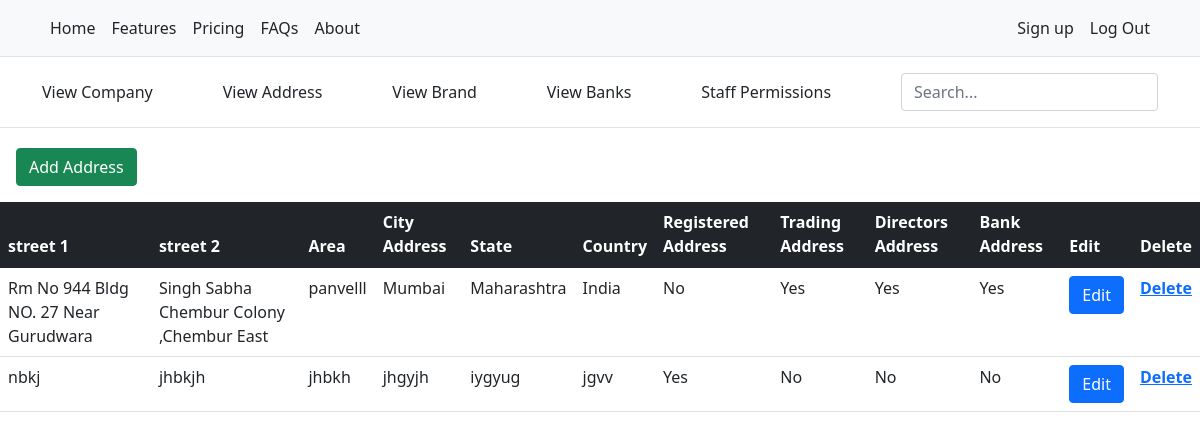
Screenshot of /address (signed in) with the database file from the repository.
### Business_Admin/models.py (models this page shows, shortened)
class Address(models.Model):
    user = models.ForeignKey('auth.user', on_delete=models.CASCADE, blank=True, null=True)
    street1 = models.CharField(max_length=200, help_text='Enter street address 1')
    street2 = models.CharField(max_length=200, blank=True, help_text='Enter street address 2')
    area = models.CharField(max_length=200, blank=True, help_text='Enter area')
    city = models.CharField(max_length=200, help_text='Enter city')
    state = models.CharField(max_length=200, help_text='Enter state')
    country = models.CharField(max_length=200, help_text='Enter country')
    registered_address = models.BooleanField(help_text='Click to select as registered address')
    trading_address = models.BooleanField(help_text='Click to select as trading address')
    directors_address = models.BooleanField(help_text='Click to select as director address')
    my_bank_address = models.BooleanField(help_text='Click to select as Bank address', blank=True, default=False)

### Business_Admin/views.py (the view, shortened to what this page needs)
# urls.py: path('address', login_required(AddressView.as_view()), name='address_view'),
class AddressView(View):
    def get(self, request):
        data = {'address':Address.objects.filter(user=request.user)}
        return render(request, 'business_admin/address.html', data)

### templates/business_admin/address.html (shortened to what this page needs)
{% extends 'base/base.html' %}{% load static %}{% block title %}Address{% endblock %} {% block stylesheets %}{% endblock %} {% block container %} {% include 'business_admin/header2.html' %}
<div>
    <a href="/" class="btn btn-success m-3">Add Address</a>
</div>
<div>
    <table class="table">
        <thead class="table-dark">
            <tr>
                <th>street 1</th>
                <th>street 2</th>
                <th>Area</th>
                <th>City Address</th>
                <th>State</th>
                <th>Country</th>
                <th>Registered Address</th>
                <th>Trading Address</th>
                <th>Directors Address</th>
                <th>Bank Address</th>
                <th>Edit</th>
                <th>Delete</th>
            </tr>
        </thead>
        <tbody>
            {% for i in address %}
            <tr>
                <td>{{i.street1}}</td>
                <td>{{i.street2}}</td>
                <td>{{i.area}}</td>
                <td>{{i.city}}</td>
                <td>{{i.state}}</td>
                <td>{{i.country}}</td>
                <td>{% if i.registered_address == True %}Yes {% else %}No {% endif %}</td>
                <td>{% if i.trading_address == True %}Yes {% else %}No {% endif %}</td>
                <td>{% if i.directors_address == True %}Yes {% else %}No {% endif %}</td>
                <td>{% if i.my_bank_address == True %}Yes {% else %}No {% endif %}</td>
                <td><button class="btn btn-primary" type="button" data-bs-toggle="offcanvas" data-bs-target="#offcanvasRight" aria-controls="offcanvasRight">Edit</button></td>
                <th><a href="/address/{{i.id}}">Delete</a></th>
            </tr>
            {% endfor %}
        </tbody>
    </table>
</div>
{% endblock %} {% block javascripts %} {% endblock %}

### rows the page displays
Address: street1 "Rm No 944 Bldg NO. 27 Near Gurudwara", street2 "Singh Sabha Chembur Colony ,Chembur East", area "panvelll", city "Mumbai", state "Maharashtra", country "India", registered_address "No", trading_address "Yes", directors_address "Yes", my_bank_address "Yes"
Address: street1 "nbkj", street2 "jhbkjh", area "jhbkh", city "jhgyjh", state "iygyug", country "jgvv", registered_address "Yes", trading_address "No", directors_address "No", my_bank_address "No"
